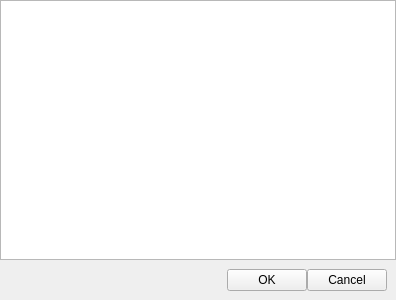
<?xml version="1.0" encoding="UTF-8"?>
<ui version="4.0">
 <class>CommentEdit</class>
 <widget class="QWidget" name="CommentEdit">
  <property name="geometry">
   <rect>
    <x>0</x>
    <y>0</y>
    <width>396</width>
    <height>300</height>
   </rect>
  </property>
  <property name="windowTitle">
   <string>Form</string>
  </property>
  <layout class="QVBoxLayout" name="verticalLayout">
   <property name="spacing">
    <number>0</number>
   </property>
   <property name="margin">
    <number>0</number>
   </property>
   <item>
    <widget class="QPlainTextEdit" name="edit"/>
   </item>
   <item>
    <layout class="QHBoxLayout" name="horizontalLayout">
     <property name="margin">
      <number>9</number>
     </property>
     <item>
      <spacer name="horizontalSpacer">
       <property name="orientation">
        <enum>Qt::Horizontal</enum>
       </property>
       <property name="sizeHint" stdset="0">
        <size>
         <width>40</width>
         <height>20</height>
        </size>
       </property>
      </spacer>
     </item>
     <item>
      <widget class="QPushButton" name="okButton">
       <property name="text">
        <string>OK</string>
       </property>
      </widget>
     </item>
     <item>
      <widget class="QPushButton" name="cancelButton">
       <property name="text">
        <string>Cancel</string>
       </property>
      </widget>
     </item>
    </layout>
   </item>
  </layout>
 </widget>
 <resources/>
 <connections/>
</ui>
